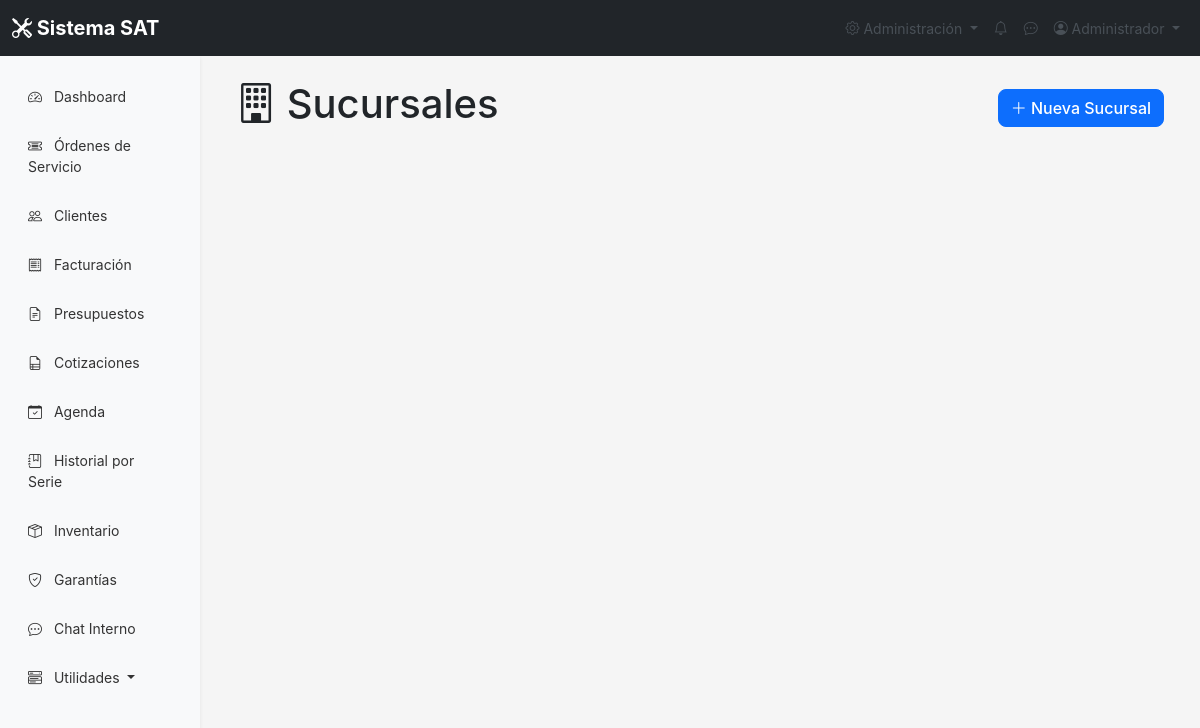
Page /configuracion/sucursales.php (signed in) on the earlier database version.
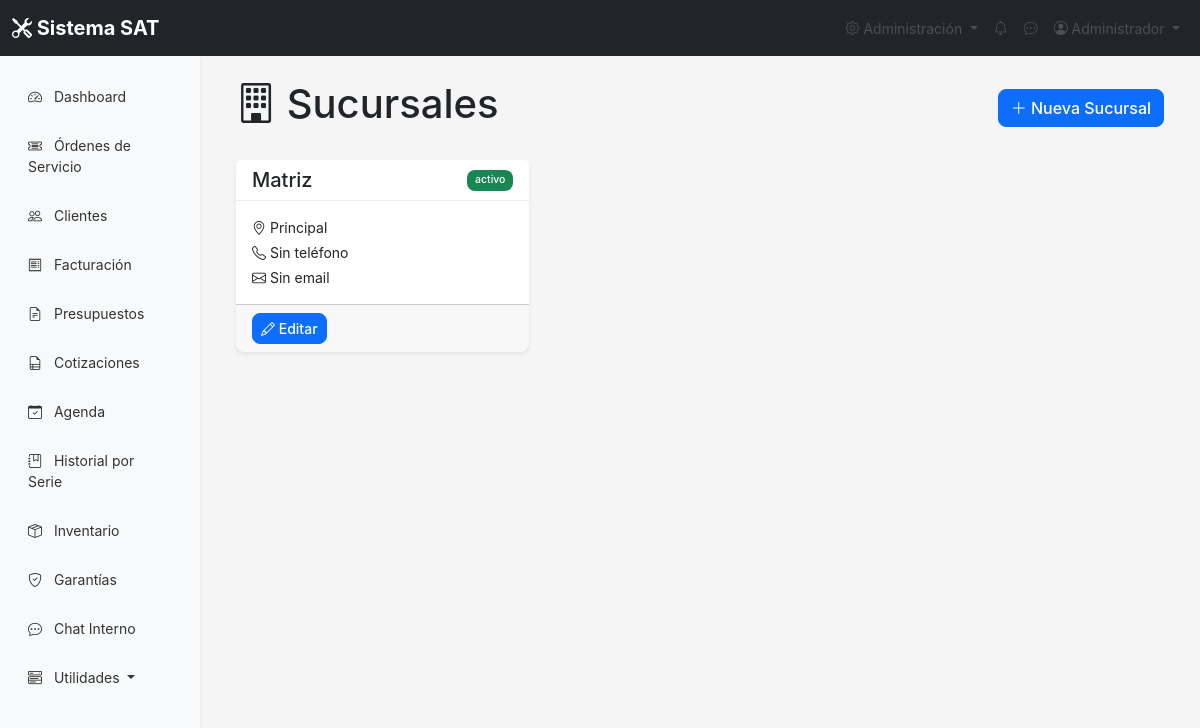
Same page on the later database version.
### tables this page shows
CREATE TABLE IF NOT EXISTS `sucursales` (
  `id` int NOT NULL AUTO_INCREMENT,
  `nombre` varchar(100) NOT NULL,
  `direccion` varchar(255) DEFAULT NULL,
  `telefono` varchar(20) DEFAULT NULL,
  `email` varchar(100) DEFAULT NULL,
  `responsable_id` int DEFAULT NULL,
  `estado` enum('activo','inactivo') DEFAULT 'activo',
  `fecha_creacion` timestamp NULL DEFAULT CURRENT_TIMESTAMP,
  PRIMARY KEY (`id`)
);

### include/sucursal_helper.php (called while the page is built, shortened)
<?php
function getSucursales($conn, $onlyActive = true) {
    $sql = "SELECT * FROM sucursales";
    if ($onlyActive) {
        $sql .= " WHERE estado = 'activo'";
    }
    $sql .= " ORDER BY nombre";
    return $conn->query($sql);
}

### configuracion/sucursales.php (the view, shortened to what this page needs)
<?php
require_once '../include/funciones.php';
require_once '../include/sucursal_helper.php';
$conn = getConnection();
$sucursales = getSucursales($conn);
require_once '../include/header.php';
?>
<div class="container-fluid">
    <div class="d-flex justify-content-between align-items-center mb-4">
        <h1><i class="bi bi-building"></i> Sucursales</h1>
        <button class="btn btn-primary" data-bs-toggle="modal" data-bs-target="#modalSucursal">
            <i class="bi bi-plus-lg"></i> Nueva Sucursal
        </button>
    </div>
    <div class="row">
        <?php while ($s = $sucursales->fetch_assoc()): ?>
        <div class="col-md-6 col-lg-4 mb-4">
            <div class="card h-100">
                <div class="card-header d-flex justify-content-between align-items-center">
                    <h5 class="mb-0"><?= htmlspecialchars($s['nombre']) ?></h5>
                    <span class="badge bg-<?= $s['estado'] === 'activo' ? 'success' : 'secondary' ?>">
                        <?= $s['estado'] ?>
                    </span>
                </div>
                <div class="card-body">
                    <p class="mb-1"><i class="bi bi-geo-alt"></i> <?= htmlspecialchars($s['direccion'] ?? 'Sin dirección') ?></p>
                    <p class="mb-1"><i class="bi bi-telephone"></i> <?= htmlspecialchars($s['telefono'] ?? 'Sin teléfono') ?></p>
                    <p class="mb-0"><i class="bi bi-envelope"></i> <?= htmlspecialchars($s['email'] ?? 'Sin email') ?></p>
                </div>
                <div class="card-footer d-flex gap-2">
                    <button class="btn btn-sm btn-primary" onclick="editarSucursal(<?= $s['id'] ?>, '<?= htmlspecialchars($s['nombre']) ?>', '<?= htmlspecialchars($s['direccion'] ?? '') ?>', '<?= htmlspecialchars($s['telefono'] ?? '') ?>', '<?= htmlspecialchars($s['email'] ?? '') ?>', '<?= $s['estado'] ?>')">
                        <i class="bi bi-pencil"></i> Editar
                    </button>
                </div>
            </div>
        </div>
        <?php endwhile; ?>
    </div>
</div>
<?php require_once '../include/footer.php'; ?>

Differences in the rows shown:
added sucursales: nombre "Matriz", estado "activo", direccion "Principal", telefono "Sin teléfono", email "Sin email"
